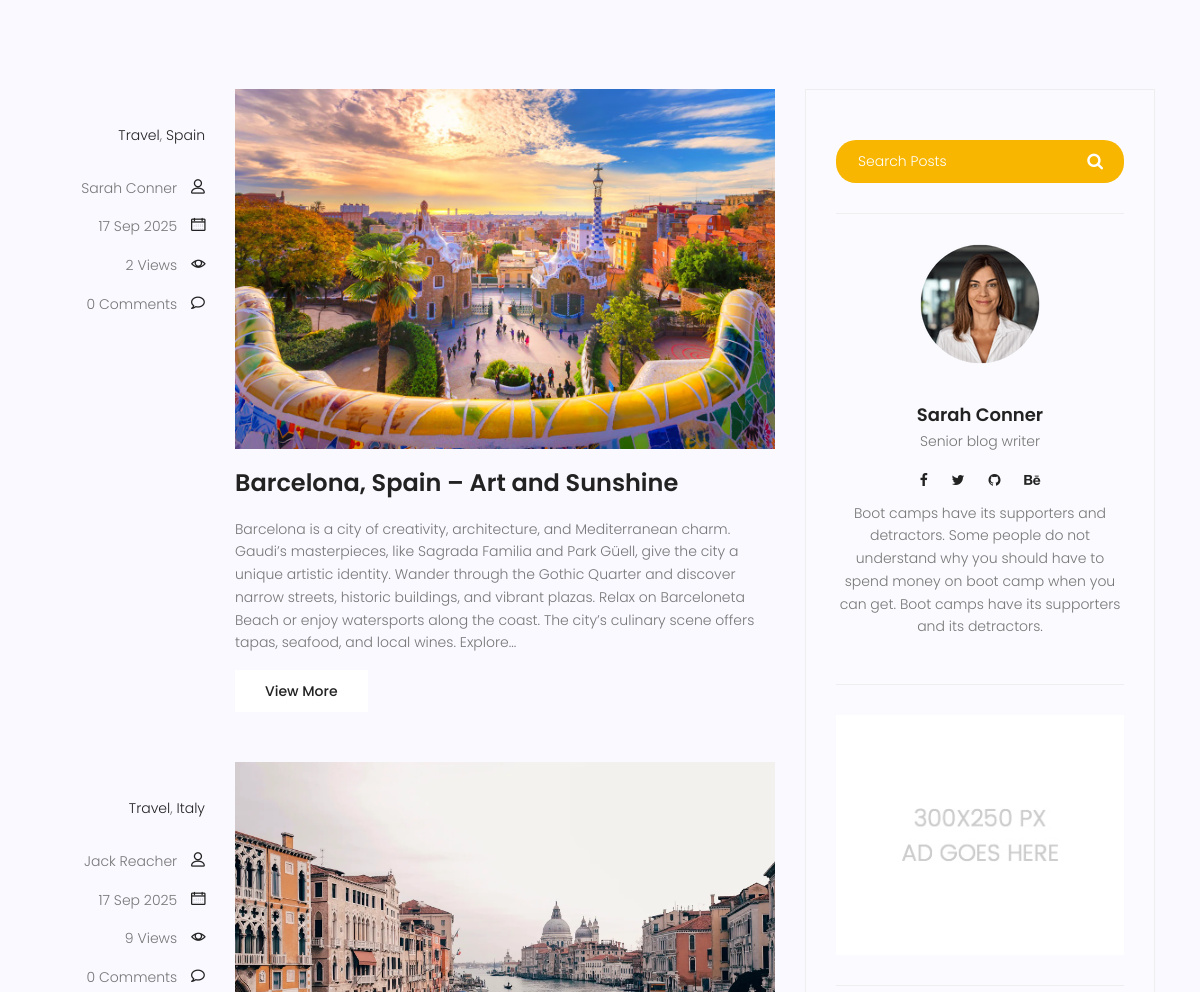
/blog/ (middle part), run on an earlier commit of the app's database.
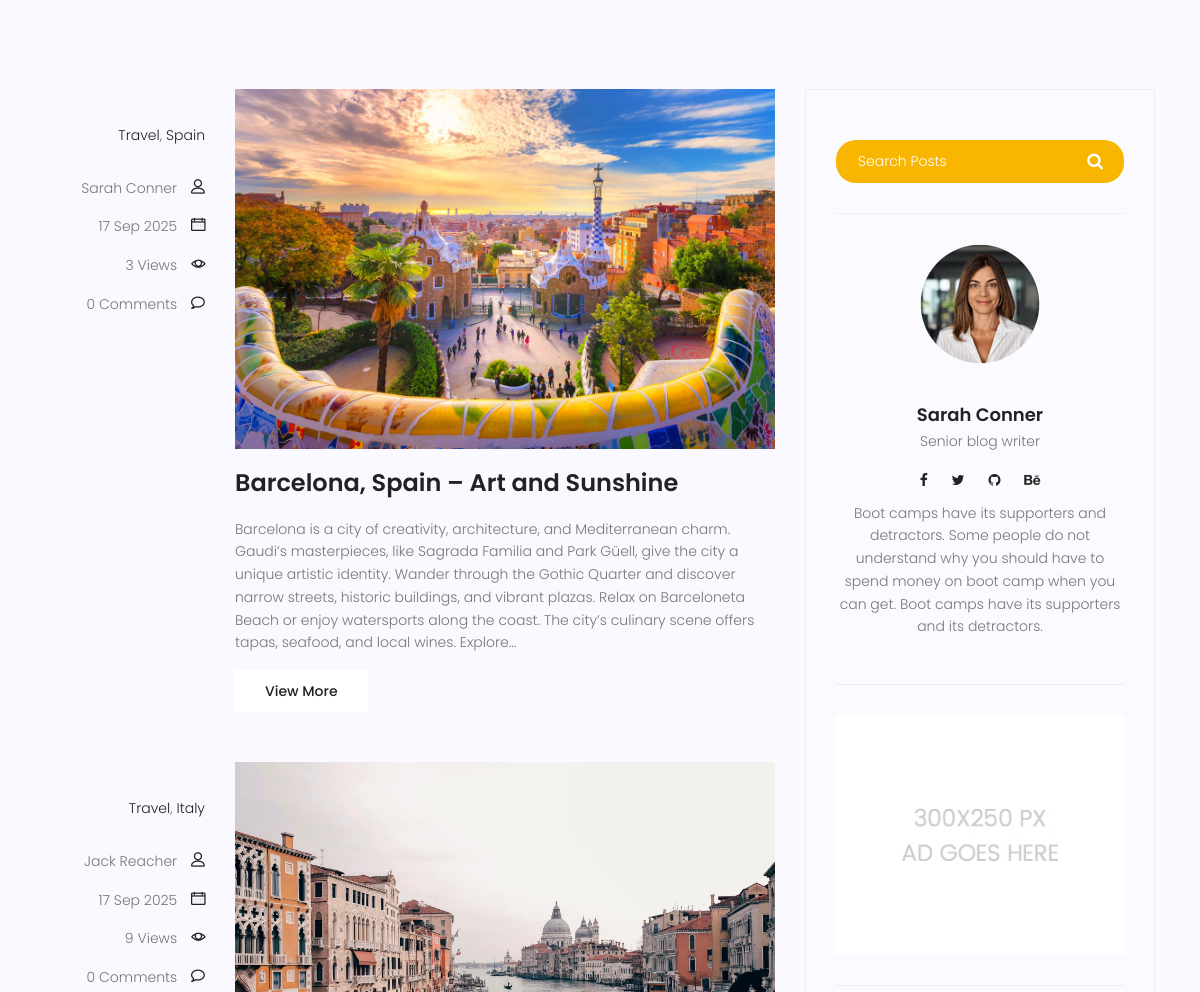
And on a later commit of the database.
### blog/models.py (models this page shows, shortened)
class Category(models.Model):
        name = models.CharField(max_length=255)
        def __str__(self):
            return self.name

class Post(models.Model):
    image = models.ImageField(upload_to='blog/',default='blog/default.jpg')
    author = models.ForeignKey(User, on_delete=models.SET_NULL, null=True)
    title = models.CharField(max_length=255)
    content = models.TextField()
    tags = TaggableManager()
    category = models.ManyToManyField(Category)
    counted_views = models.IntegerField(default=0)
    status = models.BooleanField(default=False)
    published_date = models.DateTimeField(null=True)
    login_require = models.BooleanField(default=False)
    created_date = models.DateTimeField(auto_now_add=True)
    updated_date = models.DateTimeField(auto_now=True)
    class Meta:
        ordering = ['-created_date']

### accounts/models.py (models this page shows, shortened)
class Profile(models.Model):
    user = models.OneToOneField(User, on_delete=models.CASCADE)
    avatar = models.ImageField(upload_to='avatar/', default='avatar/default.png')

### blog/views.py (the view)
# urls.py: path('', blog_view, name='index'),
def blog_view(request, **kwargs):
    posts = Post.objects.filter(
        published_date__lte=timezone.now(),
        status=1
    ).order_by('-published_date')
    if kwargs.get('cat_name') is not None:
        posts = posts.filter(category__name=kwargs['cat_name'])
    if kwargs.get('author_username') is not None:
        posts = posts.filter(author__username=kwargs['author_username'])
    if kwargs.get('tag_name') is not None:
        posts = posts.filter(tags__name__in=[kwargs['tag_name']])
    last_post = posts.first()
    last_author = last_post.author if last_post else None
    paginator = Paginator(posts, 3)
    page_number = request.GET.get('page')
    try:
        posts = paginator.get_page(page_number)
    except (PageNotAnInteger, EmptyPage):
        posts = paginator.get_page(1)
    context = {
        'posts': posts,
        'author': last_author,
    }
    return render(request, 'blog/blog-home.html', context)

### blog/templatetags/blog_tags.py (called while the page is built)
@register.simple_tag(name='comments_count')
def comments_count(pid):
    return Comment.objects.filter(post=pid, approved=True).count()

@register.inclusion_tag('blog/blog-post-categories.html')
def postcategories():
    posts = Post.objects.filter(status=1)
    categories = Category.objects.all()
    cat_dict = {}
    for name in categories:
        cat_dict[name] = posts.filter(category=name).count()
    return {'categories': cat_dict}

### blog/templatetags/excerpt_tags.py (called while the page is built)
@register.filter(name='excerpt')
def excerpt(value, num_words=30):
    if not isinstance(value, str):
        value = str(value)
    words = value.split()
    if len(words) <= num_words:
        return value
    return " ".join(words[:num_words]) + "..."

### templates/blog/blog-home.html (shortened to what this page needs)
{% extends 'base.html' %} {% load static %} {% load blog_tags %} {% load excerpt_tags %} {% block content %}
<section class="top-category-widget-area pt-90 pb-90">
</section>
<section class="post-content-area">
  <div class="container">
    <div class="row">
      <div class="col-lg-8 posts-list">
        {% for post in posts %}
        <div class="single-post row">
          <div class="col-lg-3 col-md-3 meta-details">
            <ul class="tags">
              {% for cat in post.category.all %}
              <li><a href="{% url 'blog:category' cat_name=cat.name %}">{{ cat.name }}</a>{%  if not forloop.last %}, {% endif %}</li>
              {% endfor %}
            </ul>
            <div class="user-details row">
              <p class="user-name col-lg-12 col-md-12 col-6">
                <a href="{% url 'blog:author' author_username=post.author.username %}">{{ post.author.get_full_name }}</a>
                <span class="lnr lnr-user"></span>
              </p>
              <p class="date col-lg-12 col-md-12 col-6">
                <a href="#">{{ post.published_date | date:"d M Y" }}</a>
                <span class="lnr lnr-calendar-full"></span>
              </p>
              <p class="view col-lg-12 col-md-12 col-6">
                <a href="#">{{ post.counted_views}} Views</a> <span class="lnr lnr-eye"></span>
              </p>
              <p class="comments col-lg-12 col-md-12 col-6">
                <a href="{% url 'blog:single' pid=post.id %}#comments">{% comments_count post.id %} Comments</a>
                <span class="lnr lnr-bubble"></span>
              </p>
            </div>
          </div>
          <div class="col-lg-9 col-md-9">
            <div class="feature-img">
              <img
                class="img-fluid"
                src="{{ post.image.url }}"
                alt=""
              />
            </div>
            <a class="posts-title" href="{% url 'blog:single' pid=post.id %}"
              ><h3>{{ post.title }}</h3></a
            >
            <p class="excert">
             {{ post.content|excerpt:60|safe }}
            </p>
            <a href="{% url 'blog:single' pid=post.id %}" class="primary-btn">View More</a>
          </div>
        </div>
        {% endfor %}
      </div>
      <div class="col-lg-4 sidebar-widgets">
        <div class="widget-wrap">
          {% include 'blog/blog-search.html' %}
          {% include 'blog/blog-writer.html' with author=author %}
          {% include 'blog/blog-ads.html' %}
        </div>
      </div>
    </div>
  </div>
</section>
{% endblock %}

### templates/base.html (shortened to what this page needs)
{% load static %}
{% load compress %}
<!DOCTYPE html>
<html lang="zxx" class="no-js">
  <head>
    {% compress css %}
    <link rel="stylesheet" href="{% static 'css/linearicons.css' %}" />
    <link rel="stylesheet" href="{% static 'css/font-awesome.min.css' %}" />
    <link rel="stylesheet" href="{% static 'css/bootstrap.css' %}" />
    <link rel="stylesheet" href="{% static 'css/magnific-popup.css' %}" />
    <link rel="stylesheet" href="{% static 'css/jquery-ui.css' %}" />
    <link rel="stylesheet" href="{% static 'css/nice-select.css' %}" />
    <link rel="stylesheet" href="{% static 'css/animate.min.css' %}" />
    <link rel="stylesheet" href="{% static 'css/owl.carousel.css' %}" />
    <link rel="stylesheet" href="{% static 'css/main.css' %}" />
    {% endcompress %}
  </head>
  <body>
    {% block content %}{% endblock %}
  </body>
</html>

### templates/blog/blog-search.html
{% load static %}
<div class="single-sidebar-widget search-widget">
            <form class="search-form" action="{% url 'blog:search' %}" method="GET">
              <input
                placeholder="Search Posts"
                name="s"
                type="text"
                onfocus="this.placeholder = ''"
                onblur="this.placeholder = 'Search Posts'"
              />
              <button type="submit"><i class="fa fa-search"></i></button>
            </form>
          </div>

### templates/blog/blog-writer.html
{% load static %}
<div class="single-sidebar-widget user-info-widget">
    {% if author and author.profile and author.profile.avatar %}
        <img src="{{ author.profile.avatar.url }}" alt="{{ author.get_full_name|default:author.username }}">
    {% else %}
        <img src="{% static 'img/blog/user-info.png' %}" alt="{{ author.get_full_name|default:'Unknown Author' }}">
    {% endif %}
    {% if author %}
        <a href="{% url 'blog:author' author_username=author.username %}">
            <h4>{{ author.first_name|default:author.username }} {{ author.last_name }}</h4>
        </a>
    {% else %}
        <h4>Unknown Author</h4>
    {% endif %}
    <p>Senior blog writer</p>
    <ul class="social-links">
        <li><a href="#"><i class="fa fa-facebook"></i></a></li>
        <li><a href="#"><i class="fa fa-twitter"></i></a></li>
        <li><a href="#"><i class="fa fa-github"></i></a></li>
        <li><a href="#"><i class="fa fa-behance"></i></a></li>
    </ul>
    <p>
        Boot camps have its supporters and detractors. Some people do
        not understand why you should have to spend money on boot camp
        when you can get. Boot camps have its supporters and its
        detractors.
    </p>
</div>

### templates/blog/blog-ads.html
{% load static %}
<div class="single-sidebar-widget ads-widget">
            <a href="#"
              ><img
                class="img-fluid"
                src="{% static 'img/blog/ads-banner.jpg' %}"
                alt=""
            /></a>
          </div>

### templates/blog/blog-post-categories.html (shortened to what this page needs)
{% load static %}

### statics/css/main.css (style rules this page uses)
body { color: #777777; font-family: "Poppins", sans-serif; font-size: 14px; font-weight: 300; line-height: 1.625em; position: relative; }
ol, ul { margin: 0; padding: 0; list-style: none; }
a { -webkit-transition: all 0.3s ease 0s; -moz-transition: all 0.3s ease 0s; -o-transition: all 0.3s ease 0s; transition: all 0.3s ease 0s; }
a, a:focus, a:hover { text-decoration: none; outline: 0; }
h1, h2, h3, h4, h5, h6 { font-family: "Poppins", sans-serif; color: #222222; line-height: 1.2em !important; margin-bottom: 0; margin-top: 0; font-weight: 600; }
h3, .h3 { font-size: 24px; }
h4, .h4 { font-size: 18px; }
.pt-90 { padding-top: 90px; }
.pb-90 { padding-bottom: 90px; }
h3 { font-size: 24px; }
h4 { font-size: 18px; }
h1, h2, h3, h4, h5, h6 { line-height: 1.5em; }
.primary-btn { background: #f8b600; line-height: 42px; padding-left: 30px; padding-right: 30px; border: none; color: #fff; display: inline-block; font-size: 14px; font-weight: 500; position: relative; -webkit-transition: all 0.3s ease 0s; -moz-transition: all 0.3s ease 0s; -o-transition: all 0.3s ease 0s; transition: all 0.3s ease 0s; cursor: pointer; position: relative; }
.top-category-widget-area { background-color: #f9f9ff; }
.post-content-area { background-color: #f9f9ff; }
.post-content-area .single-post { margin-bottom: 50px; }
.post-content-area .single-post .meta-details { text-align: right; margin-top: 35px; }
.post-content-area .single-post .meta-details .tags { margin-bottom: 30px; }
.post-content-area .single-post .meta-details .tags li { display: inline-block; font-size: 14px; }
.post-content-area .single-post .meta-details .tags li a { color: #222; -webkit-transition: all 0.3s ease 0s; -moz-transition: all 0.3s ease 0s; -o-transition: all 0.3s ease 0s; transition: all 0.3s ease 0s; }
.post-content-area .single-post .user-name a, .post-content-area .single-post .date a, .post-content-area .single-post .view a, .post-content-area .single-post .comments a { color: #777777; margin-right: 10px; -webkit-transition: all 0.3s ease 0s; -moz-transition: all 0.3s ease 0s; -o-transition: all 0.3s ease 0s; transition: all 0.3s ease 0s; }
.post-content-area .single-post .user-name .lnr, .post-content-area .single-post .date .lnr, .post-content-area .single-post .view .lnr, .post-content-area .single-post .comments .lnr { font-weight: 900; color: #222; }
.post-content-area .single-post .feature-img img { width: 100%; }
.post-content-area .single-post .posts-title h3 { margin: 20px 0px; }
.post-content-area .single-post .excert { margin-bottom: 20px; }
.post-content-area .single-post .primary-btn { background: #fff !important; color: #222 !important; -webkit-transition: all 0.3s ease 0s; -moz-transition: all 0.3s ease 0s; -o-transition: all 0.3s ease 0s; transition: all 0.3s ease 0s; border-radius: 0px !important; }
.posts-list .posts-title h3 { -webkit-transition: all 0.3s ease 0s; -moz-transition: all 0.3s ease 0s; -o-transition: all 0.3s ease 0s; transition: all 0.3s ease 0s; }
.sidebar-widgets { padding-bottom: 120px; }
.widget-wrap { background: #fafaff; padding: 20px 0px; border: 1px solid #eee; }
.widget-wrap .single-sidebar-widget { margin: 30px 30px; padding-bottom: 30px; border-bottom: 1px solid #eee; }
.widget-wrap .search-widget form.search-form input[type=text] { color: #fff; padding: 10px 22px; font-size: 14px; border: none; float: left; width: 80%; border-bottom-left-radius: 20px; border-top-left-radius: 20px; background: #f8b600; }
.widget-wrap .search-widget form.search-form button { float: left; width: 20%; padding: 10px; background: #f8b600; color: #fff; font-size: 17px; border: none; cursor: pointer; border-bottom-right-radius: 20px; border-top-right-radius: 20px; }
.widget-wrap .search-widget form.search-form::after { content: ""; clear: both; display: table; }
.widget-wrap .user-info-widget { text-align: center; }
.widget-wrap .user-info-widget a h4 { margin-top: 40px; margin-bottom: 5px; -webkit-transition: all 0.3s ease 0s; -moz-transition: all 0.3s ease 0s; -o-transition: all 0.3s ease 0s; transition: all 0.3s ease 0s; }
.widget-wrap .user-info-widget .social-links li { display: inline-block; margin-bottom: 10px; }
.widget-wrap .user-info-widget .social-links li a { color: #222; padding: 10px; font-size: 14px; -webkit-transition: all 0.3s ease 0s; -moz-transition: all 0.3s ease 0s; -o-transition: all 0.3s ease 0s; transition: all 0.3s ease 0s; }
.widget-wrap .ads-widget img { width: 100%; }

What changed in the data, as far as the page shows it:
changed Post "Barcelona, Spain – Art and Sunshine": counted_views "2" → "3"
